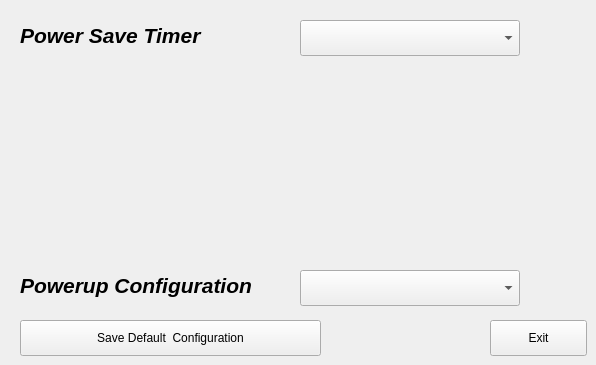
    <widget class="QWidget" name="tab_exit">
     <attribute name="title">
      <string>  System  </string>
     </attribute>
     <widget class="QPushButton" name="pushButton_exit">
      <property name="geometry">
       <rect>
        <x>490</x>
        <y>320</y>
        <width>97</width>
        <height>36</height>
       </rect>
      </property>
      <property name="text">
       <string>Exit</string>
      </property>
     </widget>
     <widget class="QLabel" name="label_params6_powerup_config_mode">
      <property name="geometry">
       <rect>
        <x>20</x>
        <y>270</y>
        <width>261</width>
        <height>30</height>
       </rect>
      </property>
      <property name="font">
       <font>
        <pointsize>16</pointsize>
        <weight>75</weight>
        <italic>true</italic>
        <bold>true</bold>
       </font>
      </property>
      <property name="text">
       <string>Powerup Configuration</string>
      </property>
     </widget>
     <widget class="QComboBox" name="comboBox_params6_powerup_config_mode">
      <property name="geometry">
       <rect>
        <x>300</x>
        <y>270</y>
        <width>220</width>
        <height>36</height>
       </rect>
      </property>
     </widget>
     <widget class="QPushButton" name="pushButton_save_default_configuration">
      <property name="geometry">
       <rect>
        <x>20</x>
        <y>320</y>
        <width>301</width>
        <height>36</height>
       </rect>
      </property>
      <property name="text">
       <string>Save Default  Configuration</string>
      </property>
     </widget>
     <widget class="QComboBox" name="comboBox_params6_power_save_timer">
      <property name="geometry">
       <rect>
        <x>300</x>
        <y>20</y>
        <width>220</width>
        <height>36</height>
       </rect>
      </property>
     </widget>
     <widget class="QLabel" name="label_params6_power_save_timer_mode">
      <property name="geometry">
       <rect>
        <x>20</x>
        <y>20</y>
        <width>261</width>
        <height>30</height>
       </rect>
      </property>
      <property name="font">
       <font>
        <pointsize>16</pointsize>
        <weight>75</weight>
        <italic>true</italic>
        <bold>true</bold>
       </font>
      </property>
      <property name="text">
       <string>Power Save Timer</string>
      </property>
     </widget>
    </widget>
